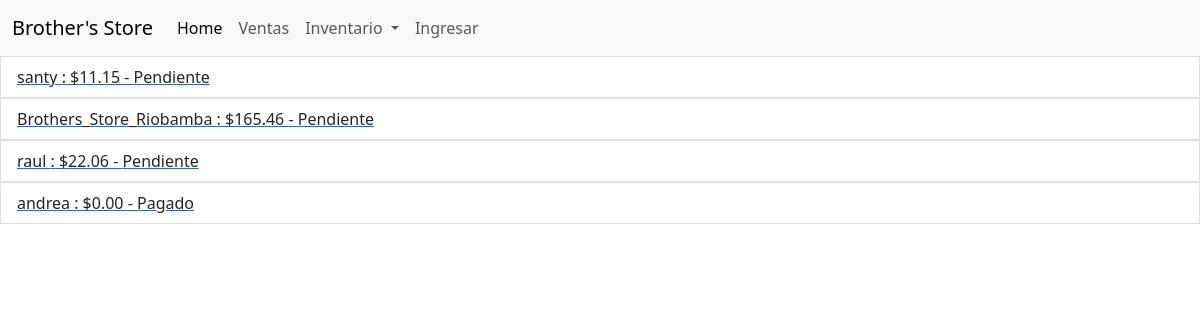
Screenshot of /gastos/vista-salarios/ with the database file from the repository.
### tareas/models.py (models this page shows, shortened)
class Salarios(models.Model):
    usuario = models.ForeignKey(User,on_delete=models.CASCADE)
    monto = models.DecimalField(max_digits=10, decimal_places=2)
    estado = models.ForeignKey(EstadoVenta, on_delete=models.CASCADE, null=True, blank=True)
    creado_en = models.DateTimeField(auto_now_add=True)
    actualizado_en = models.DateTimeField(blank=True, null=True)
    eliminado_en = models.DateTimeField(blank=True, null=True)

### ventas/models.py (models this page shows)
class EstadoVenta(models.Model):
    nombre = models.CharField(max_length=100, null=False)
    descripcion = models.TextField(null=True, blank=True)
    usuario = models.ForeignKey(User, on_delete=models.CASCADE)
    creado_en = models.DateTimeField(auto_now_add=True)
    eliminado_en = models.DateTimeField(blank=True, null=True)
    actualizado_en = models.DateTimeField(blank=True, null=True)
    def __str__(self):
        return self.nombre

### tareas/views.py (the view, shortened to what this page needs)
# urls.py: path('gastos/vista-salarios/', views_tareas.vista_salarios, name = 'vista-salarios'),
def vista_salarios(request):
    if request.method == 'GET':
        try:
            salarios_instancias = Salarios.objects.all()
            return render(request, 'vista-salarios.html', {
            'salarios': salarios_instancias
            })
        except:
            return render(request, 'vista-salarios.html', {
            'salarios': []
            })

### tareas/context_processors.py (called while the page is built)
def grupos_usuario(request):
    if request.user.is_authenticated:
        try:
            grupo = request.user.groups.all()[0]  # Obtén todos los grupos del usuario
            return {'grupos': grupo}
        except:
            return {'grupo': 'adminitracion'}
    return {'grupo': []}  # Devuelve una lista vacía si no hay usuario logueado

### tareas/templates/vista-salarios.html
{% extends 'base.html' %}
{% block content %}
<ul class="list-group list-group-flush">
    {% if salarios %}
    {% for salario in salarios%}
    <a href="{% url 'pago-salario' salario.id %}">
      <li class="list-group-item">{{salario.usuario}} : ${{ salario.monto }} - {{ salario.estado }}</li>
    </a>
      {% endfor %}
      {% endif %}
  </ul>
{% endblock %}

### rows the page displays
Salarios: usuario "santy", monto "11.15", estado "Pendiente"
Salarios: usuario "Brothers_Store_Riobamba", monto "165.46", estado "Pendiente"
Salarios: usuario "raul", monto "22.06", estado "Pendiente"
Salarios: usuario "andrea", monto "0.00", estado "Pagado"
